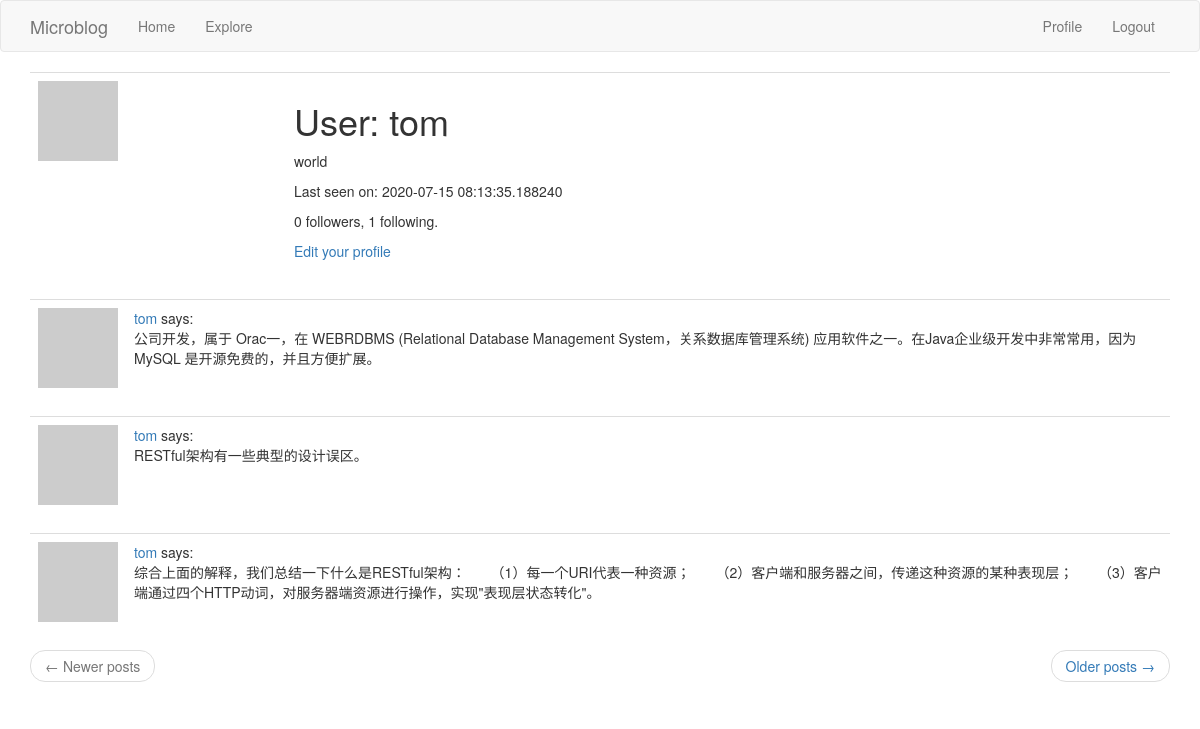
/user/tom (signed in), run on an earlier commit of the app's database.
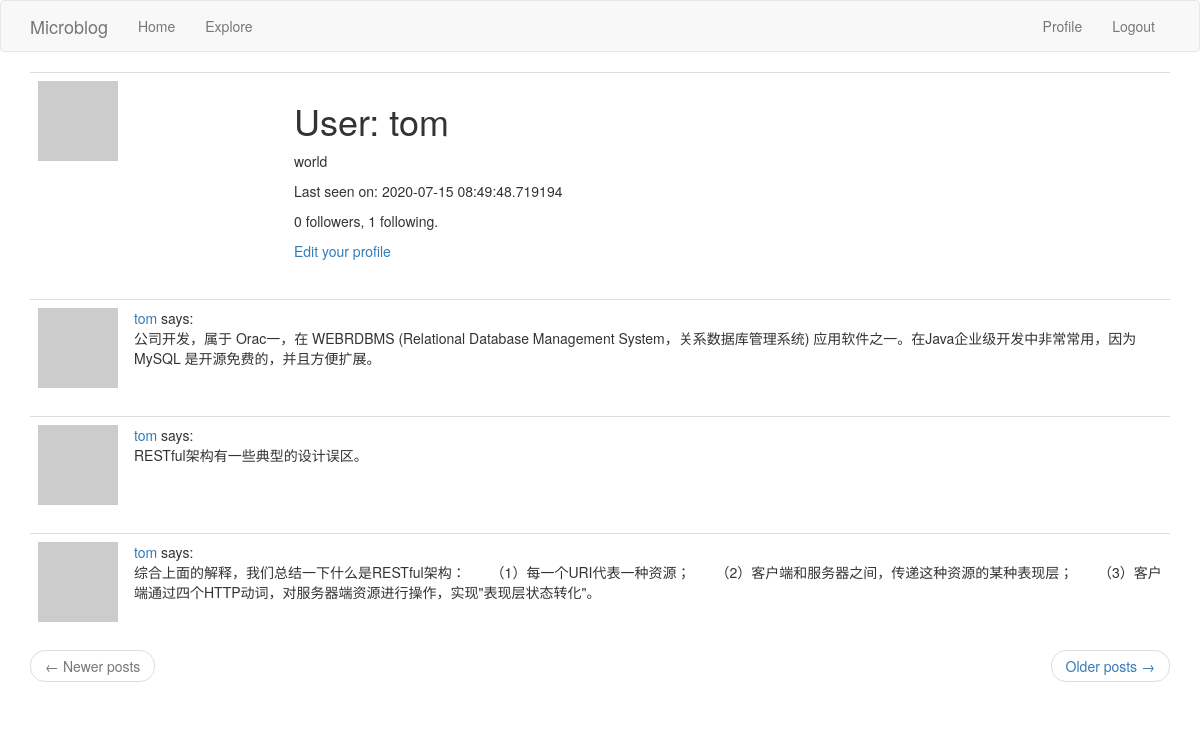
And on a later commit of the database.
### app/models.py (models this page shows, shortened)
class User(db.Model, UserMixin):
    id = db.Column(db.Integer, primary_key=True)
    username = db.Column(db.String(64), index=True, unique=True)
    email = db.Column(db.String(120), index=True, unique=True)
    password_hash = db.Column(db.String(128))
    posts = db.relationship('Post', backref='author', lazy='dynamic')
    about_me = db.Column(db.String(140))
    last_seen = db.Column(db.DateTime, default=datetime.utcnow)
    followed = db.relationship(
        'User', secondary=followers,
        primaryjoin=(followers.c.follower_id == id),
        secondaryjoin=(followers.c.followed_id == id),
        backref=db.backref('followers', lazy='dynamic'), lazy='dynamic')
    def avatar(self, size):
        digest = md5(self.email.lower().encode('utf-8')).hexdigest()
        return 'https://www.gravatar.com/avatar/{}?d=identicon&s={}'.format(digest, size)

class Post(db.Model):
    id = db.Column(db.Integer, primary_key=True)
    body = db.Column(db.String(140))
    timestamp = db.Column(db.DATETIME, index=True, default=datetime.utcnow)
    user_id = db.Column(db.Integer, db.ForeignKey('user.id'))

### app/routes.py (the view)
@app.route('/user/<username>')
@login_required
def user(username):
    user = User.query.filter_by(username=username).first_or_404()
    page = request.args.get('page', 1, type=int)
    posts = user.posts.order_by(Post.timestamp.desc()).paginate(
        page, app.config['POSTS_PER_PAGE'], False)
    next_url = url_for('user', username=user.username, page=posts.next_num) \
        if posts.has_next else None
    prev_url = url_for('user', username=user.username, page=posts.prev_num) \
        if posts.has_prev else None
    return render_template('user.html', user=user, posts=posts.items, next_url=next_url, prev_url=prev_url)

### app/models.py (called while the page is built)
@login.user_loader
def load_user(id):
    return User.query.get(int(id))

### app/routes.py (called while the page is built)
@app.before_request
def before_request():
    if current_user.is_authenticated:
        current_user.last_seen = datetime.utcnow()
        db.session.commit()

### app/templates/user.html (shortened to what this page needs)
{% extends "base.html" %}
{% block app_content %}
    <table class="table table-hover">
        <tr>
            <td width="256px"><img src="{{ user.avatar(256) }}"></td>
            <td>
                <h1>User: {{ user.username }}</h1>
                {% if user.about_me %}<p>{{ user.about_me }}</p>{% endif %}
                {% if user.last_seen %}<p>Last seen on: {{ user.last_seen }}</p>{% endif %}
                <p>{{ user.followers.count() }} followers, {{ user.followed.count() }} following.</p>
                {% if user == current_user %}
                <p><a href="{{ url_for('edit_profile') }}">Edit your profile</a></p>
                {% endif %}
            </td>
        </tr>
    </table>
    {% for post in posts %}
        {% include '_post.html' %}
    {% endfor %}
    <nav aria-label="...">
        <ul class="pager">
            <li class="previous{% if not prev_url %} disabled{% endif %}">
                <a href="{{ prev_url or '#' }}">
                    <span aria-hidden="true">&larr;</span> Newer posts
                </a>
            </li>
            <li class="next{% if not next_url %} disabled{% endif %}">
                <a href="{{ next_url or '#' }}">
                    Older posts <span aria-hidden="true">&rarr;</span>
                </a>
            </li>
        </ul>
    </nav>
{% endblock %}

### app/templates/base.html (shortened to what this page needs)
{% extends 'bootstrap/base.html' %}
{% block navbar %}
    <nav class="navbar navbar-default">
        <div class="container">
            <div class="navbar-header">
                <a class="navbar-brand" href="{{ url_for('index') }}">Microblog</a>
            </div>
            <div class="collapse navbar-collapse" id="bs-example-navbar-collapse-1">
                <ul class="nav navbar-nav">
                    <li><a href="{{ url_for('index') }}">Home</a></li>
                    <li><a href="{{ url_for('explore') }}">Explore</a></li>
                </ul>
                <ul class="nav navbar-nav navbar-right">
                    {% if current_user.is_anonymous %}
                    <li><a href="{{ url_for('login') }}">Login</a></li>
                    {% else %}
                    <li><a href="{{ url_for('user', username=current_user.username) }}">Profile</a></li>
                    <li><a href="{{ url_for('logout') }}">Logout</a></li>
                    {% endif %}
                </ul>
            </div>
        </div>
    </nav>
{% endblock %}
{% block content %}
    <div class="container">
        {% block app_content %}{% endblock %}
    </div>
{% endblock %}

### app/templates/_post.html
    <table class="table table-hover">
        <tr>
            <td width="70px">
                <a href="{{ url_for('user', username=post.author.username) }}">
                    <img src="{{ post.author.avatar(70) }}" />
                </a>
            </td>
            <td>
                <a href="{{ url_for('user', username=post.author.username) }}">
                    {{ post.author.username }}
                </a>
                says:
                <br>
                {{ post.body }}
            </td>
        </tr>
    </table>

What changed in the data, as far as the page shows it:
changed User "tom": last_seen "2020-07-15 08:13:35.188240" → "2020-07-15 08:49:48.719194"
